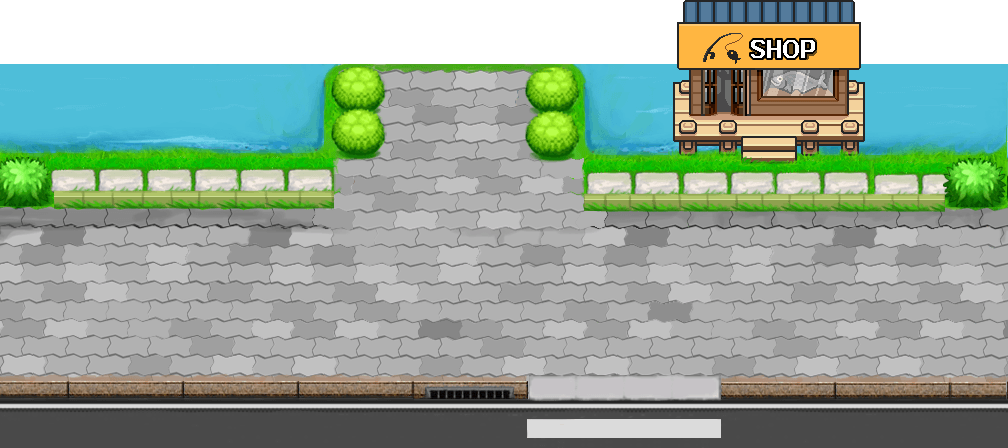
#> input picture assets/lttt/maps/14.png, 1008 x 448 px, given as the content of the folder -5fd7-b845-31972e4262c8/scratchpad/apk/assets/hd/imageMap/25, which was not available
$ python build_farm_maps.py
#> lines starting #> are read from the running program, lines starting #| are printed output that depends on the picture; pictures that were not available may be replaced by others from this repository, and a replacement may not be noted
"""Ghép nền map nông trại + map cổng nông trại từ imageMap gốc của Avatar.

APK client (client/android/Avatar-PGaming.apk trong repo Lttt) chứa đủ các
mảnh ảnh của từng map, khác với bản unity chỉ có mảnh đầu tiên:
  - imageMap/25 (6 mảnh -> 2030x520): NÔNG TRẠI. Có sẵn nhà bếp, nhà kho,
    sân rào nuôi thú, hồ cá, đường đất và hàng rào/bụi cây bao quanh.
  - imageMap/26 (3 mảnh -> 1302x466): CỔNG NÔNG TRẠI. Biển "FARM", cửa hàng,
    thảm cỏ và con đường đất chạy ngang mép dưới.
"""
from PIL import Image
import os

APK = '/tmp/claude-0/-home-user-Cozy-farming/b40e10a2-4a20-5fd7-b845-31972e4262c8/scratchpad/apk/assets/hd/imageMap'
DST = 'public/assets/lttt/maps'


def compose(mid):
#> called with mid = '25'
    d = os.path.join(APK, mid)
    fs = sorted((f for f in os.listdir(d) if f[0].isdigit()), key=lambda f: int(f.split('.')[0]))
    ims = [Image.open(os.path.join(d, f)).convert('RGBA') for f in fs]
    H = max(i.height for i in ims)
#> H = 448
    out = Image.new('RGBA', (sum(i.width for i in ims), H), (0, 0, 0, 0))
#> out: PIL image 1008x448 RGBA; every value is 0
    x = 0
    for i in ims:
        out.alpha_composite(i, (x, H - i.height))   # các mảnh canh mép dưới
        x += i.width
#> this loop made 1 pass
#> x on pass 1: 1008
#> out is the input picture: PIL image 1008x448 RGBA; mean R, G, B, A 120.2, 138.9, 124.5, 225.1
#> after the loop, x = 1008
    return out


def fit(im, w, h):
    """Đưa về đúng cỡ map: thiếu thì kéo dài pixel mép, thừa thì cắt."""
#> called with w = 2032, h = 528
    out = Image.new('RGBA', (w, h), (0, 0, 0, 0))
#> out: PIL image 2032x528 RGBA; every value is 0
    out.alpha_composite(im.crop((0, 0, min(w, im.width), min(h, im.height))), (0, 0))
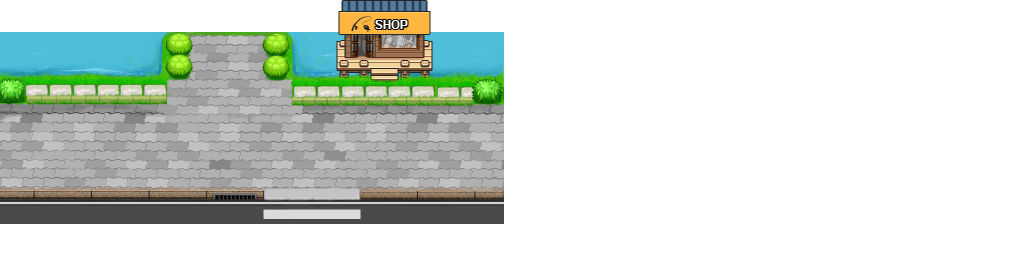
#> out: PIL image 2032x528 RGBA (shown at 1/2 size); mean R, G, B, A 50.6, 58.5, 52.4, 94.7; transparent parts drawn white
    if im.width < w:
        col = out.crop((im.width - 1, 0, im.width, h))
        for x in range(im.width, w, 1):
            out.paste(col, (x, 0))
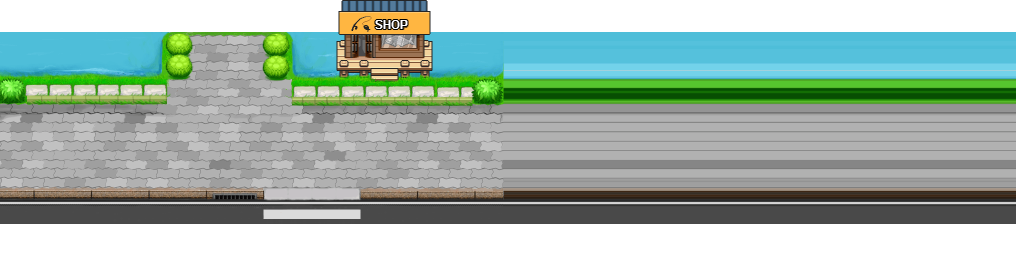
#> out: PIL image 2032x528 RGBA (shown at 1/2 size); mean R, G, B, A 92.8, 114, 104.5, 188.2; transparent parts drawn white
    if im.height < h:
        row = out.crop((0, im.height - 1, w, im.height))
        for y in range(im.height, h, 1):
            out.paste(row, (0, y))
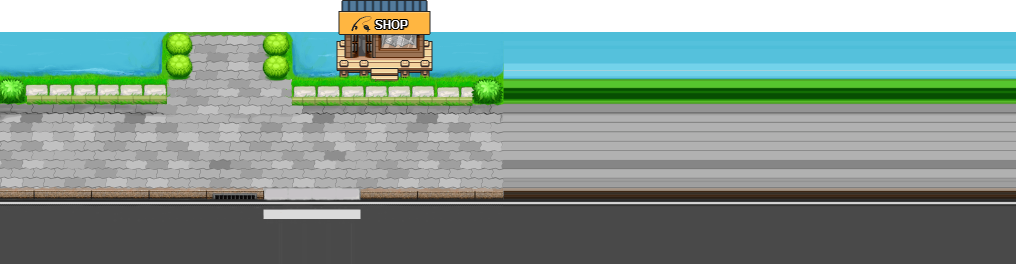
#> out: PIL image 2032x528 RGBA (shown at 1/2 size); mean R, G, B, A 103.9, 125.1, 115.6, 226.8; transparent parts drawn white
    return out


farm = fit(compose('25'), 2032, 528)     # 127 x 33 tile
farm.save(os.path.join(DST, 'farmbg.png'))
print('farmbg', farm.size)
#| farmbg (2032, 528)

gate = fit(compose('26'), 1312, 464)     # 82 x 29 tile
#> the loop in compose (call 2), `for i in ims:` made 1 pass
#> call 2 of fit, with w = 1312, h = 464
#> in fit (call 2), `out = Image.new('RGBA', (w, h), (0, 0, 0, 0))`: out: PIL image 1312x464 RGBA; every value is 0
#> in fit (call 2), `out.alpha_composite(im.crop((0, 0, min(w, im.width), min(h, im.height)..`:
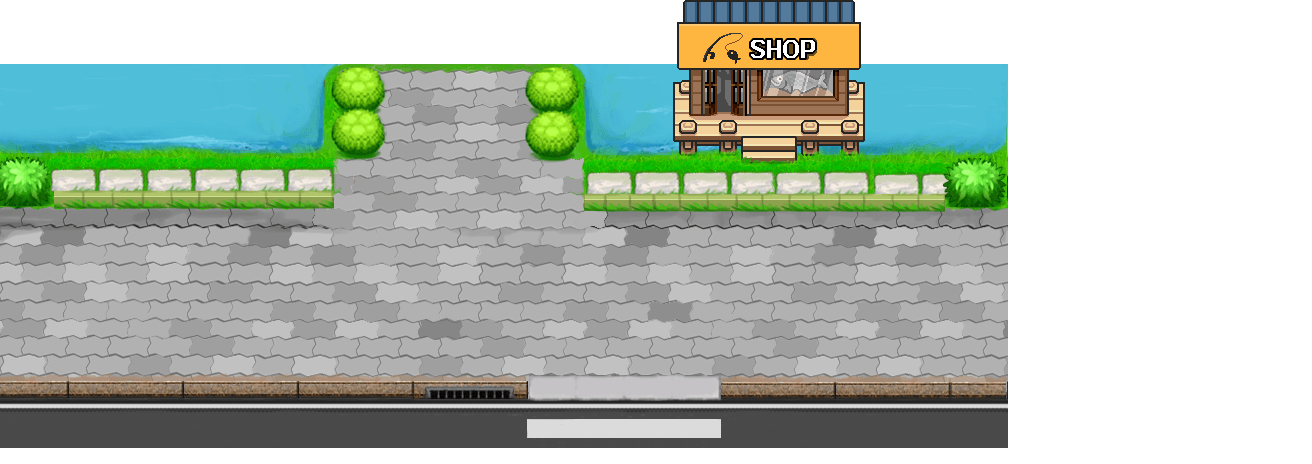
#> out: PIL image 1312x464 RGBA; mean R, G, B, A 89.2, 103, 92.3, 167; transparent parts drawn white
#> after the loop in fit (call 2), `for x in range(im.width, w, 1):`:
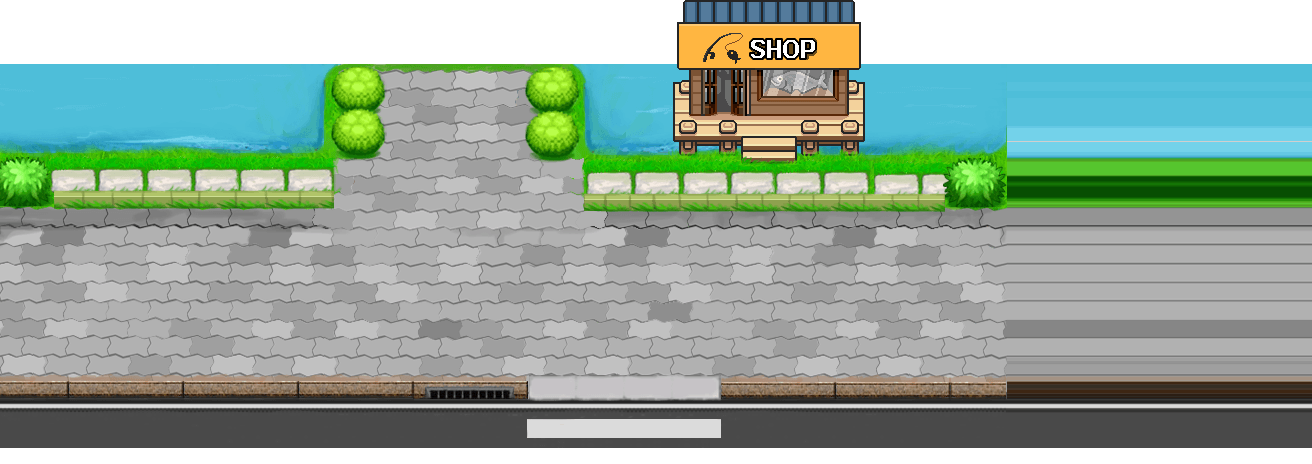
#> out: PIL image 1312x464 RGBA; mean R, G, B, A 111.2, 132.1, 119.6, 215.9; transparent parts drawn white
#> after the loop in fit (call 2), `for y in range(im.height, h, 1):`:
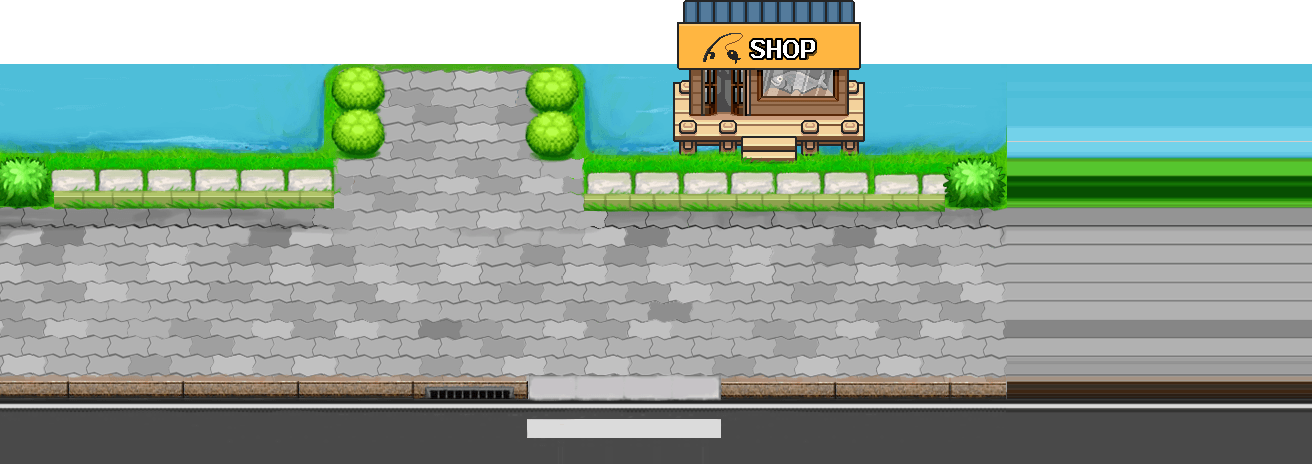
#> out: PIL image 1312x464 RGBA; mean R, G, B, A 113.8, 134.6, 122.1, 224.6; transparent parts drawn white
gate.save(os.path.join(DST, 'farmgate.png'))
print('farmgate', gate.size)
#| farmgate (1312, 464)
